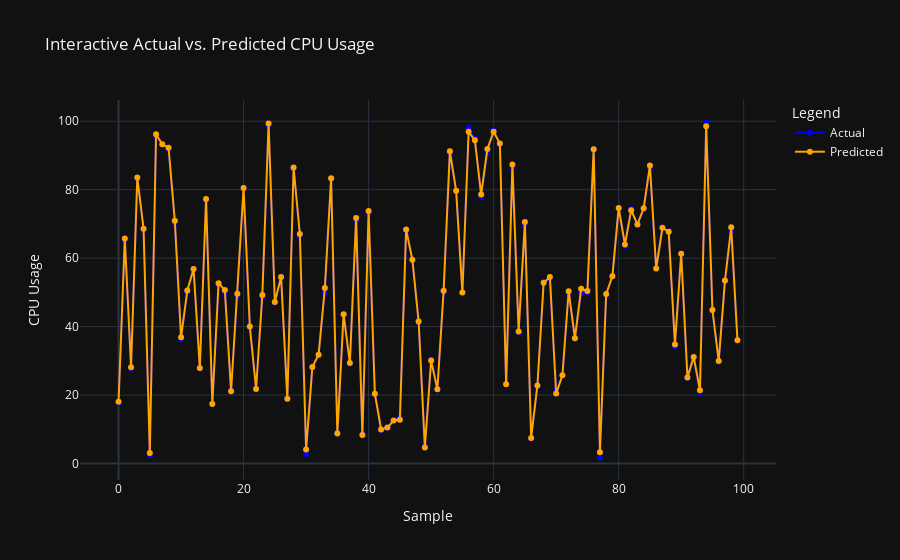

The cell this chart's notebook holds for it:
### Code cell
import plotly.graph_objects as go

actual_values = y_test.values[:100]
predicted_values = y_pred[:100].flatten()  
fig = go.Figure()

fig.add_trace(go.Scatter(
    x=list(range(len(actual_values))),
    y=actual_values,
    mode='lines+markers',
    name='Actual',
    line=dict(color='blue'),
    marker=dict(size=6)
))

fig.add_trace(go.Scatter(
    x=list(range(len(predicted_values))),
    y=predicted_values,
    mode='lines+markers',
    name='Predicted',
    line=dict(color='orange'),
    marker=dict(size=6)
))

fig.update_layout(
    title="Interactive Actual vs. Predicted CPU Usage",
    xaxis=dict(title="Sample"),
    yaxis=dict(title="CPU Usage"),
    legend=dict(title="Legend"),
    template='plotly_dark',  
    hovermode='x'
)

fig.show()

### Figure 1 — Plotly figure (JSON) as saved in the notebook; plotly's stock layout.template omitted (floating-point values rounded to 4 significant figures)
{"data": [{"line": {"color": "blue"}, "marker": {"size": 6}, "mode": "lines+markers", "name": "Actual", "type": "scatter", "x": [0, 1, 2, 3, 4, 5, 6, 7, 8, 9, 10, 11, 12, 13, 14, 15, 16, 17, 18, 19, 20, 21, 22, 23, 24, 25, 26, 27, 28, 29, 30, 31, 32, 33, 34, 35, 36, 37, 38, 39, 40, 41, 42, 43, 44, 45, 46, 47, 48, 49, 50, 51, 52, 53, 54, 55, 56, 57, 58, 59, 60, 61, 62, 63, 64, 65, 66, 67, 68, 69, 70, 71, 72, 73, 74, 75, 76, 77, 78, 79, 80, 81, 82, 83, 84, 85, 86, 87, 88, 89, 90, 91, 92, 93, 94, 95, 96, 97, 98, 99], "y": [17.64, 64.98, 27.89, 83.17, 68.42, 2.519, 95.58, 93.32, 92.01, 70.28, 36.3, 49.97, 56.84, 27.59, 77.02, 17.39, 52.39, 49.97, 21.4, 48.79, 80.47, 39.57, 21.81, 48.74, 98.6, 46.86, 54.65, 18.77, 85.98, 66.47, 2.765, 28.05, 31.63, 49.97, 82.93, 9.146, 43.44, 29.29, 71.09, 8.617, 73.05, 20.22, 9.814, 10.42, 12.56, 13.37, 68.11, 59.49, 41.19, 5.103, 30.44, 21.54, 49.97, 90.84, 79.57, 49.97, 98.09, 94.93, 78.03, 90.93, 97.45, 93.28, 23.2, 86.54, 38.37, 69.63, 7.179, 22.43, 53.14, 54.04, 21.42, 25.7, 49.97, 36.42, 49.97, 49.97, 91.8, 1.82, 49.12, 54.75, 74.69, 63.55, 74.37, 69.62, 74.23, 86.26, 56.91, 68.97, 67.83, 34.19, 61.28, 25.04, 31.0, 20.81, 99.56, 44.45, 29.82, 53.05, 67.94, 35.94]}, {"line": {"color": "orange"}, "marker": {"size": 6}, "mode": "lines+markers", "name": "Predicted", "type": "scatter", "x": [0, 1, 2, 3, 4, 5, 6, 7, 8, 9, 10, 11, 12, 13, 14, 15, 16, 17, 18, 19, 20, 21, 22, 23, 24, 25, 26, 27, 28, 29, 30, 31, 32, 33, 34, 35, 36, 37, 38, 39, 40, 41, 42, 43, 44, 45, 46, 47, 48, 49, 50, 51, 52, 53, 54, 55, 56, 57, 58, 59, 60, 61, 62, 63, 64, 65, 66, 67, 68, 69, 70, 71, 72, 73, 74, 75, 76, 77, 78, 79, 80, 81, 82, 83, 84, 85, 86, 87, 88, 89, 90, 91, 92, 93, 94, 95, 96, 97, 98, 99], "y": [18.07, 65.71, 28.13, 83.53, 68.62, 3.083, 96.17, 93.27, 92.26, 70.94, 36.86, 50.55, 56.86, 27.91, 77.25, 17.41, 52.69, 50.66, 21.12, 49.61, 80.5, 40.03, 21.79, 49.25, 99.32, 47.2, 54.52, 18.88, 86.47, 67.06, 4.067, 28.16, 31.79, 51.25, 83.32, 8.786, 43.59, 29.34, 71.71, 8.325, 73.78, 20.37, 9.934, 10.48, 12.55, 12.8, 68.37, 59.53, 41.49, 4.65, 30.06, 21.67, 50.49, 91.27, 79.68, 49.95, 96.93, 94.43, 78.57, 91.89, 96.94, 93.5, 23.17, 87.39, 38.56, 70.54, 7.457, 22.8, 52.77, 54.5, 20.41, 25.77, 50.33, 36.59, 51.05, 50.43, 91.83, 3.256, 49.5, 54.74, 74.67, 63.97, 74.02, 69.85, 74.55, 87.07, 56.97, 68.87, 67.71, 34.76, 61.29, 25.15, 31.14, 21.4, 98.52, 44.84, 29.91, 53.44, 69.0, 35.99]}], "layout": {"hovermode": "x", "legend": {"title": {"text": "Legend"}}, "title": {"text": "Interactive Actual vs. Predicted CPU Usage"}, "xaxis": {"title": {"text": "Sample"}}, "yaxis": {"title": {"text": "CPU Usage"}}}}
